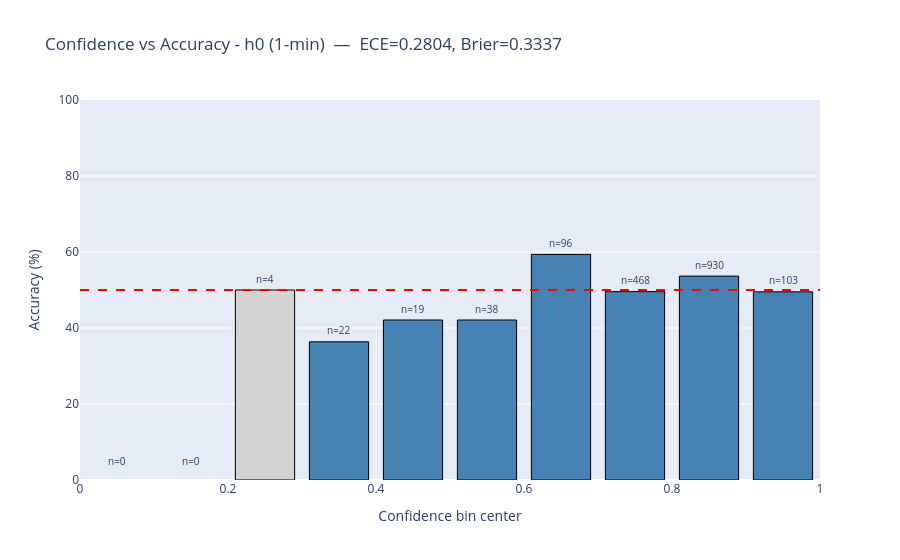
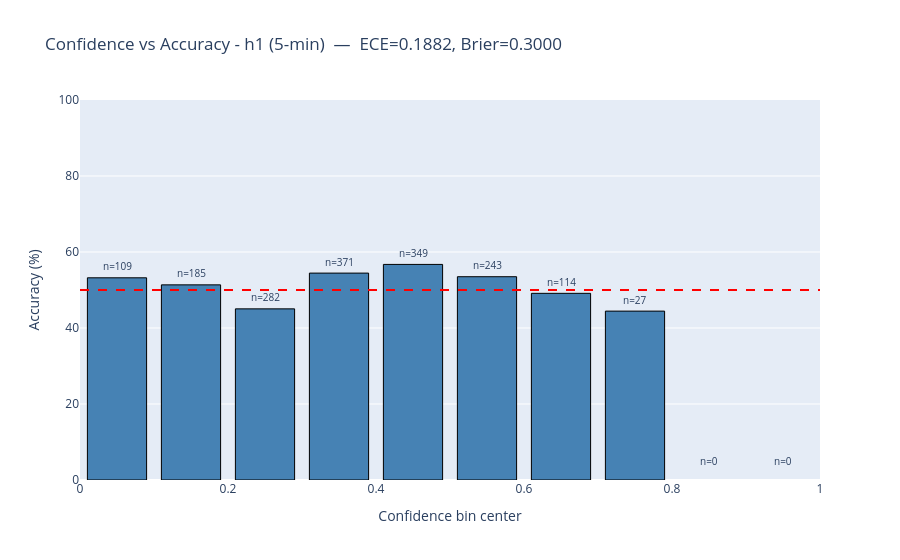
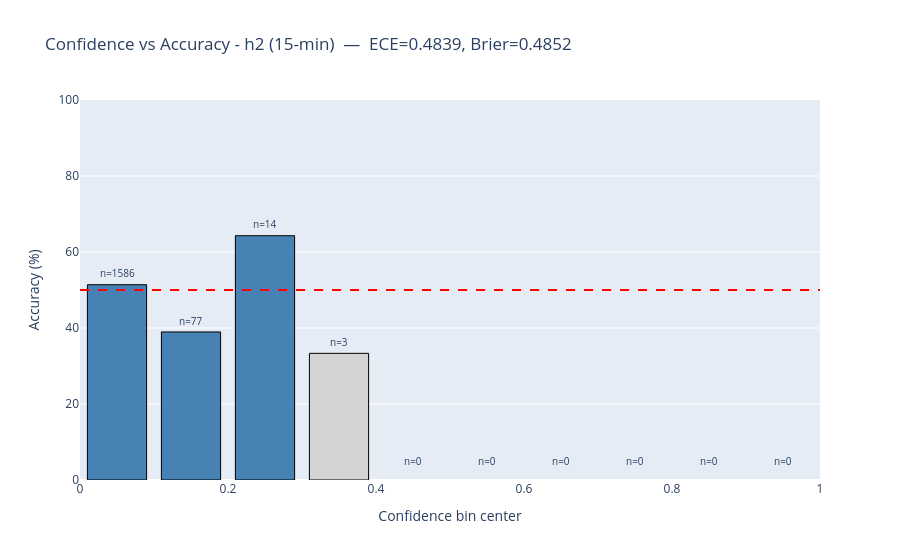

Notebook cell for these charts, in order:
### Code cell
# ========================================================================
# IMPROVED: Confidence-Accuracy (per-horizon) + ECE (inclusive last bin)
# - Shows sample counts per bin, flags low-count bins, computes numeric ECE
# - Uses Plotly for interactive visualization and annotations
# ========================================================================

import plotly.graph_objects as go


def compute_ece(conf_vals, correct, n_bins=10):
    conf_vals = np.clip(conf_vals, 0.0, 1.0)
    n = len(conf_vals)
    if n == 0:
        return np.nan
    ece_val = 0.0
    for i in range(n_bins):
        lb = i / n_bins
        ub = 1.0 if i == n_bins - 1 else (i + 1) / n_bins
        if i == n_bins - 1:
            mask = (conf_vals >= lb) & (conf_vals <= ub)
        else:
            mask = (conf_vals >= lb) & (conf_vals < ub)
        cnt = mask.sum()
        if cnt == 0:
            continue
        bin_acc = correct[mask].mean()
        bin_conf = conf_vals[mask].mean()
        ece_val += (cnt / n) * abs(bin_acc - bin_conf)
    return float(ece_val)

print('\n[ENHANCED] Confidence-Accuracy + ECE per horizon:')
for h_label, conf_vals, true_dir, pred_dir in [
    ("h0 (1-min)", conf_h0, true_dir_h0, pred_dir_h0),
    ("h1 (5-min)", conf_h1, true_dir_h1, pred_dir_h1),
    ("h2 (15-min)", conf_h2, true_dir_h2, pred_dir_h2),
]:
    conf_vals = np.clip(conf_vals, 0.0, 1.0)
    correct = (true_dir == pred_dir).astype(float)

    conf_bins = np.linspace(0, 1, 11)
    centers = (conf_bins[:-1] + conf_bins[1:]) / 2

    accs = []
    counts = []
    for i in range(len(conf_bins) - 1):
        if i == len(conf_bins) - 2:
            mask = (conf_vals >= conf_bins[i]) & (conf_vals <= conf_bins[i+1])
        else:
            mask = (conf_vals >= conf_bins[i]) & (conf_vals < conf_bins[i+1])
        cnt = int(mask.sum())
        counts.append(cnt)
        accs.append(correct[mask].mean() * 100 if cnt > 0 else np.nan)

    ece_val = compute_ece(conf_vals, correct, n_bins=10)
    brier = np.mean((conf_vals - correct) ** 2) if len(conf_vals) > 0 else np.nan

    # Build interactive bar chart with annotations
    colors = ['lightgray' if c > 0 and c < 10 else 'steelblue' if c > 0 else 'whitesmoke' for c in counts]
    fig = go.Figure()
    fig.add_trace(go.Bar(x=centers, y=accs, width=0.08, marker_color=colors, marker_line_color='black', marker_line_width=1))

    for x, y, c in zip(centers, accs, counts):
        label_y = 5 if np.isnan(y) else min(y + 3, 95)
        fig.add_annotation(x=x, y=label_y, text=f"n={c}", showarrow=False, font=dict(size=10))

    fig.add_hline(y=50, line_dash='dash', line_color='red')
    fig.update_layout(title=f"Confidence vs Accuracy - {h_label}  —  ECE={ece_val:.4f}, Brier={brier:.4f}",
                      xaxis=dict(title='Confidence bin center'),
                      yaxis=dict(title='Accuracy (%)', range=[0, 100]))
    fig.show()

print('\nDone: enhanced confidence-accuracy plots and ECE metrics (inclusive last bin).')

### Figure 1 — Plotly figure (JSON) as saved in the notebook; plotly's stock layout.template omitted (floating-point values rounded to 4 significant figures)
{"data": [{"marker": {"color": ["whitesmoke", "whitesmoke", "lightgray", "steelblue", "steelblue", "steelblue", "steelblue", "steelblue", "steelblue", "steelblue"], "line": {"color": "black", "width": 1}}, "type": "bar", "width": 0.08, "x": [0.05, 0.15, 0.25, 0.35, 0.45, 0.55, 0.65, 0.75, 0.85, 0.95], "y": [null, null, 50, 36.36, 42.11, 42.11, 59.38, 49.57, 53.66, 49.51]}], "layout": {"annotations": [{"font": {"size": 10}, "showarrow": false, "text": "n=0", "x": 0.05, "y": 5}, {"font": {"size": 10}, "showarrow": false, "text": "n=0", "x": 0.15, "y": 5}, {"font": {"size": 10}, "showarrow": false, "text": "n=4", "x": 0.25, "y": 53}, {"font": {"size": 10}, "showarrow": false, "text": "n=22", "x": 0.35, "y": 39.36}, {"font": {"size": 10}, "showarrow": false, "text": "n=19", "x": 0.45, "y": 45.11}, {"font": {"size": 10}, "showarrow": false, "text": "n=38", "x": 0.55, "y": 45.11}, {"font": {"size": 10}, "showarrow": false, "text": "n=96", "x": 0.65, "y": 62.38}, {"font": {"size": 10}, "showarrow": false, "text": "n=468", "x": 0.75, "y": 52.57}, {"font": {"size": 10}, "showarrow": false, "text": "n=930", "x": 0.85, "y": 56.66}, {"font": {"size": 10}, "showarrow": false, "text": "n=103", "x": 0.95, "y": 52.51}], "shapes": [{"line": {"color": "red", "dash": "dash"}, "type": "line", "x0": 0, "x1": 1, "xref": "x domain", "y0": 50, "y1": 50, "yref": "y"}], "title": {"text": "Confidence vs Accuracy - h0 (1-min)  —  ECE=0.2804, Brier=0.3337"}, "xaxis": {"title": {"text": "Confidence bin center"}}, "yaxis": {"range": [0, 100], "title": {"text": "Accuracy (%)"}}}}

### Figure 2 — Plotly figure (JSON) as saved in the notebook; plotly's stock layout.template omitted (floating-point values rounded to 4 significant figures)
{"data": [{"marker": {"color": ["steelblue", "steelblue", "steelblue", "steelblue", "steelblue", "steelblue", "steelblue", "steelblue", "whitesmoke", "whitesmoke"], "line": {"color": "black", "width": 1}}, "type": "bar", "width": 0.08, "x": [0.05, 0.15, 0.25, 0.35, 0.45, 0.55, 0.65, 0.75, 0.85, 0.95], "y": [53.21, 51.35, 45.04, 54.45, 56.73, 53.5, 49.12, 44.44, null, null]}], "layout": {"annotations": [{"font": {"size": 10}, "showarrow": false, "text": "n=109", "x": 0.05, "y": 56.21}, {"font": {"size": 10}, "showarrow": false, "text": "n=185", "x": 0.15, "y": 54.35}, {"font": {"size": 10}, "showarrow": false, "text": "n=282", "x": 0.25, "y": 48.04}, {"font": {"size": 10}, "showarrow": false, "text": "n=371", "x": 0.35, "y": 57.45}, {"font": {"size": 10}, "showarrow": false, "text": "n=349", "x": 0.45, "y": 59.73}, {"font": {"size": 10}, "showarrow": false, "text": "n=243", "x": 0.55, "y": 56.5}, {"font": {"size": 10}, "showarrow": false, "text": "n=114", "x": 0.65, "y": 52.12}, {"font": {"size": 10}, "showarrow": false, "text": "n=27", "x": 0.75, "y": 47.44}, {"font": {"size": 10}, "showarrow": false, "text": "n=0", "x": 0.85, "y": 5}, {"font": {"size": 10}, "showarrow": false, "text": "n=0", "x": 0.95, "y": 5}], "shapes": [{"line": {"color": "red", "dash": "dash"}, "type": "line", "x0": 0, "x1": 1, "xref": "x domain", "y0": 50, "y1": 50, "yref": "y"}], "title": {"text": "Confidence vs Accuracy - h1 (5-min)  —  ECE=0.1882, Brier=0.3000"}, "xaxis": {"title": {"text": "Confidence bin center"}}, "yaxis": {"range": [0, 100], "title": {"text": "Accuracy (%)"}}}}

### Figure 3 — Plotly figure (JSON) as saved in the notebook; plotly's stock layout.template omitted (floating-point values rounded to 4 significant figures)
{"data": [{"marker": {"color": ["steelblue", "steelblue", "steelblue", "lightgray", "whitesmoke", "whitesmoke", "whitesmoke", "whitesmoke", "whitesmoke", "whitesmoke"], "line": {"color": "black", "width": 1}}, "type": "bar", "width": 0.08, "x": [0.05, 0.15, 0.25, 0.35, 0.45, 0.55, 0.65, 0.75, 0.85, 0.95], "y": [51.39, 38.96, 64.29, 33.33, null, null, null, null, null, null]}], "layout": {"annotations": [{"font": {"size": 10}, "showarrow": false, "text": "n=1586", "x": 0.05, "y": 54.39}, {"font": {"size": 10}, "showarrow": false, "text": "n=77", "x": 0.15, "y": 41.96}, {"font": {"size": 10}, "showarrow": false, "text": "n=14", "x": 0.25, "y": 67.29}, {"font": {"size": 10}, "showarrow": false, "text": "n=3", "x": 0.35, "y": 36.33}, {"font": {"size": 10}, "showarrow": false, "text": "n=0", "x": 0.45, "y": 5}, {"font": {"size": 10}, "showarrow": false, "text": "n=0", "x": 0.55, "y": 5}, {"font": {"size": 10}, "showarrow": false, "text": "n=0", "x": 0.65, "y": 5}, {"font": {"size": 10}, "showarrow": false, "text": "n=0", "x": 0.75, "y": 5}, {"font": {"size": 10}, "showarrow": false, "text": "n=0", "x": 0.85, "y": 5}, {"font": {"size": 10}, "showarrow": false, "text": "n=0", "x": 0.95, "y": 5}], "shapes": [{"line": {"color": "red", "dash": "dash"}, "type": "line", "x0": 0, "x1": 1, "xref": "x domain", "y0": 50, "y1": 50, "yref": "y"}], "title": {"text": "Confidence vs Accuracy - h2 (15-min)  —  ECE=0.4839, Brier=0.4852"}, "xaxis": {"title": {"text": "Confidence bin center"}}, "yaxis": {"range": [0, 100], "title": {"text": "Accuracy (%)"}}}}
